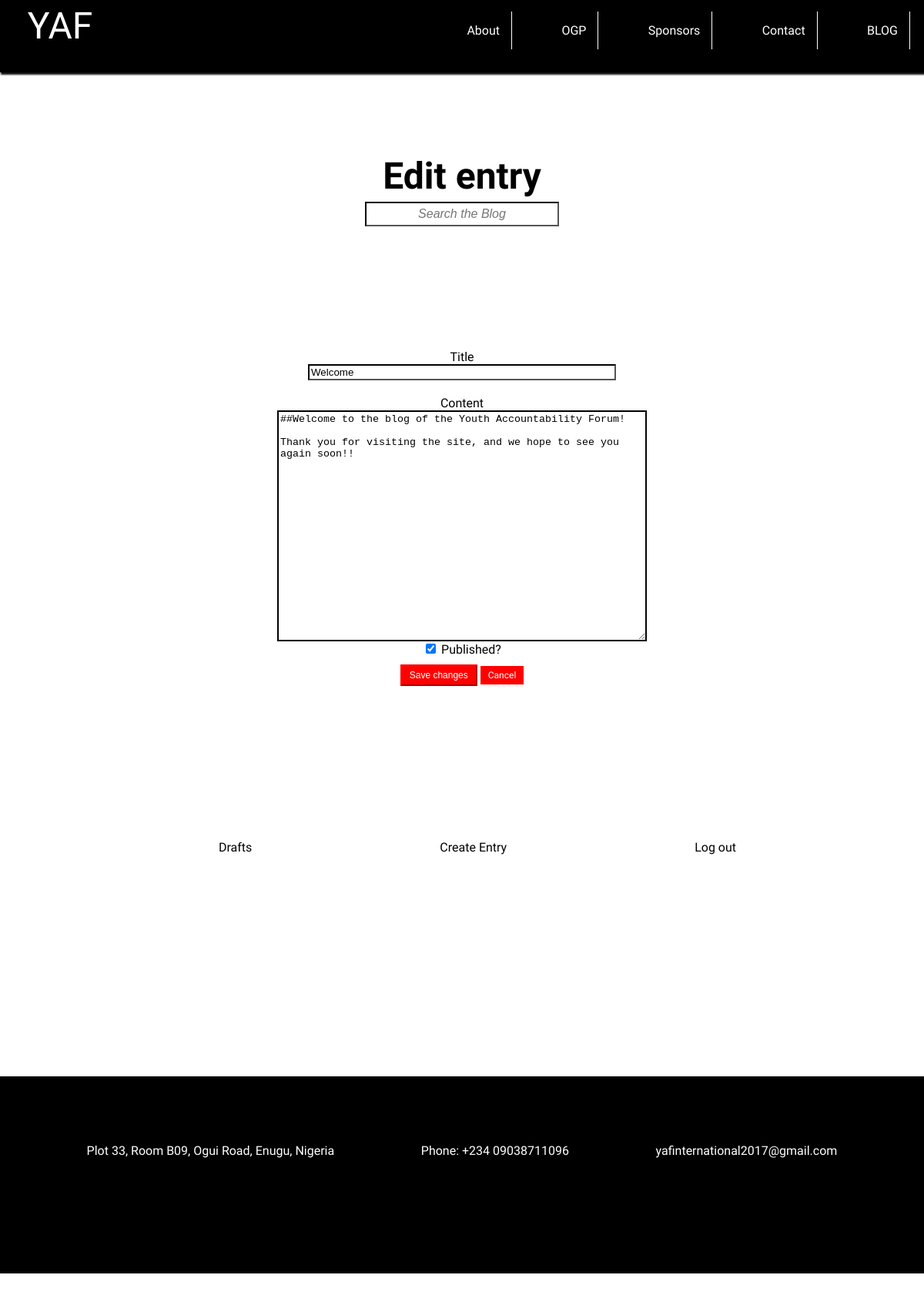
Page /welcome/edit/ (signed in) on the committed database.
### application.py (models this page shows, shortened)
class Entry(flask_db.Model):
    title = CharField()
    slug = CharField(unique=True)
    content = TextField()
    published = BooleanField(index=True)
    timestamp = DateTimeField(default=datetime.datetime.now, index=True)

### application.py (the view)
@app.route('/<slug>/edit/', methods=['GET', 'POST'])
@login_required
def edit(slug):
    entry = get_object_or_404(Entry, Entry.slug == slug)
    return _create_or_edit(entry, 'edit.html')

### application.py (called while the page is built, shortened)
def login_required(fn):
    @functools.wraps(fn)
    def inner(*args, **kwargs):
        if session.get('logged_in'):
            return fn(*args, **kwargs)
        return redirect(url_for('login', next=request.path))
    return inner

def _create_or_edit(entry, template):
    return render_template(template, entry=entry)

### templates/edit.html (shortened to what this page needs)
<section>
  {% extends "create.html" %} {% block title %}Edit entry{% endblock %} {% block content_title %}Edit entry{% endblock %} {% block form_action %}{{ url_for('edit',
  slug=entry.slug) }}{% endblock %} {% block save_button %}Save changes{% endblock %}

### templates/create.html
{% extends "base.html" %} {% block title %}Create entry{% endblock %} {% block content_title %}Create entry{% endblock %} {% block content %}
<section class="create">
  <form action="{% block form_action %}{{ url_for('create') }}{% endblock %}" class="form-horizontal" method="post">
    <div class="form-group title">
      <label for="title" class="col-sm-2 control-label">Title</label>
      <div class="col-sm-10">
        <input class="form-control" id="title" name="title" type="text" value="{{ entry.title }}">
      </div>
    </div>
    <div class="form-group">
      <label for="Content" class="col-sm-2 control-label">Content</label>
      <div class="col-sm-10">
        <textarea class="form-control" id="content" name="content" style="height: 300px;">{{ entry.content }}</textarea>
      </div>
    </div>
    <div class="form-group">
      <div class="col-sm-offset-2 col-sm-10">
        <div class="checkbox">
          <label>
              <input name="published" type="checkbox" value="y"{% if entry.published %} checked="checked"{% endif %}> Published?
            </label>
        </div>
      </div>
    </div>
    <div class="form-group">
      <div class="col-sm-offset-2 col-sm-10">
        <button class="btn btn-primary" type="submit">{% block save_button %}Create{% endblock %}</button>
        <a class="cool-button btn btn-default" href="{{ url_for('index') }}">Cancel</a>
      </div>
    </div>
  </form>
</section>
{% endblock %}

### static/base.css (style rules this page uses)
h1, h2, h3, h4, p, a, li { font-family: 'Work Sans', sans-serif; }
body { overflow-x: hidden; background-color: white; }
a { cursor: pointer; color: inherit; }

### static/blog.css (style rules this page uses)
section { margin: 0 auto; margin-top: 15vh; text-align: center; margin-bottom: 20vh; }
body { margin: 0px; }
a { text-decoration: none; }
.blog input { border-color: black; }
label { font-family: 'Work Sans', sans-serif; }
button, .cool-button { background-color: red; padding: 5px 10px; color: white; margin-top: 10px; border-color: red; cursor: pointer; font-size: 12px; }
.create textarea { height: 300px; border-color: black; width: 30rem; border-width: 2px; }
.title input { width: 25rem; margin-bottom: 20px; }

### rows in the picture
Entry: title "Welcome", content "##Welcome to the blog of the Youth Accountability Forum! Thank you for visiting the site, and we hope to see you again soon!!", published "☑"
